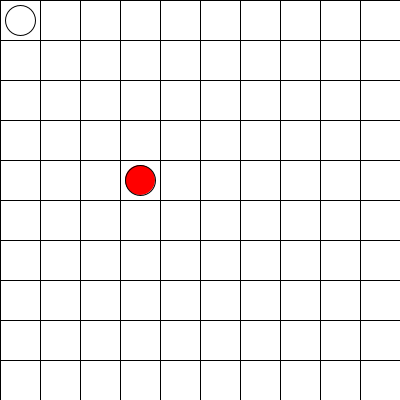
Frame 1 (no input)
Frame 60 (the mouse pressed at the canvas centre just before this capture): identical to frame 1, image omitted
Frame 120 (the mouse held since frame 60 and released just before this capture): identical to frame 1, image omitted

The Processing sketch that drew this single still picture (run headless with seeded random() and noise(); from frame 60 on, the mouse is pressed at the canvas centre):

// Processing sketch: week15_4_bomb_man_part1_exectly_userI_userJ_bombI_bombJ
// ── week15_4_bomb_man_part1_exectly_userI_userJ_bombI_bombJ.pde
// week15_4_bomb_man_part1_exectly_userI_userJ_bombI_bombJ
// 要知道炸彈在哪裡, 人碰到會爆炸
int bombI = 4, bombJ=3, userI = 0, userJ = 0;
void setup(){
  size(400,400);
}
void draw(){
  for(int i=0; i<10; i++){
    for(int j=0; j<10; j++){
      rect(j*40, i*40, 40, 40);
    }
  }
  fill(255,0,0);
  ellipse(bombJ*40+20, bombI*40+20, 30, 30);
  fill(255);
  ellipse(userJ*40+20, userI*40+20, 30, 30);
  if(userJ==bombJ && userI==bombI) background(255,0,0);
}
void keyPressed(){
  if(keyCode==RIGHT) userJ++;
  if(keyCode==LEFT) userJ--;
  if(keyCode==UP) userI--;
  if(keyCode==DOWN) userI++;
}
